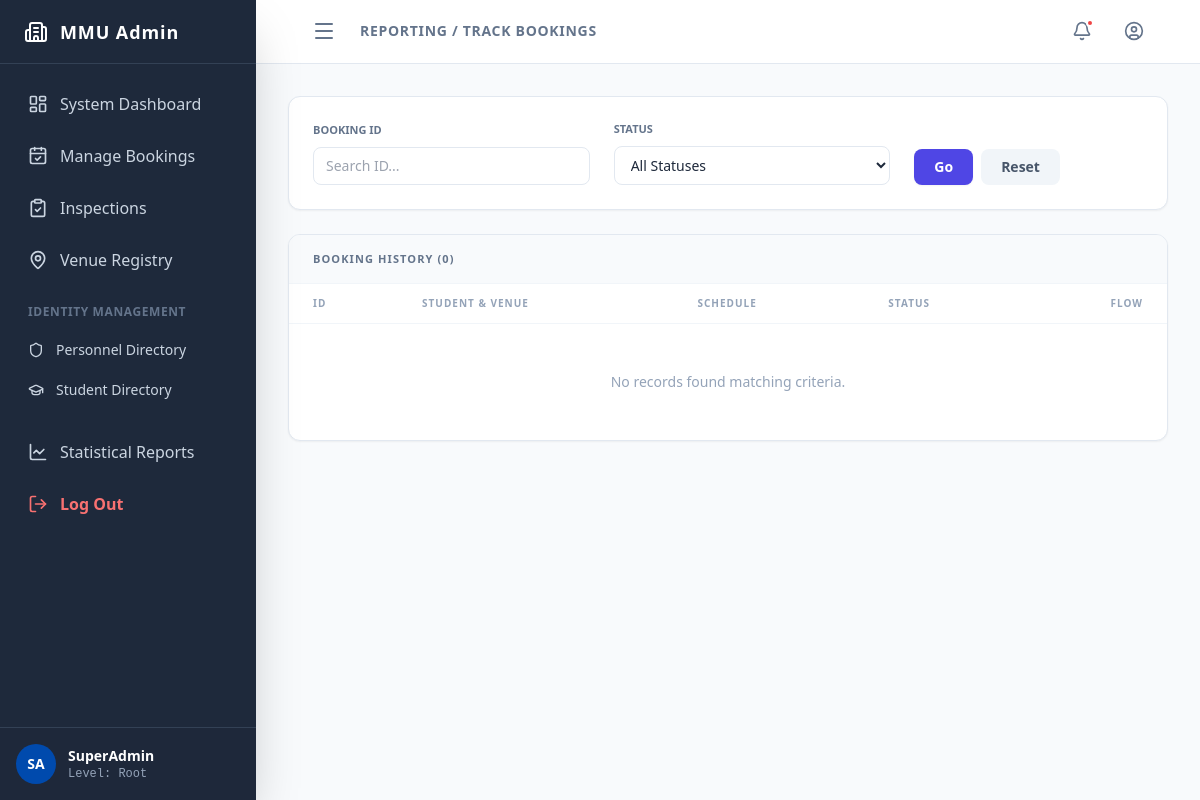
/admin/track_bookings.php (signed in), run on an earlier commit of the app's database.
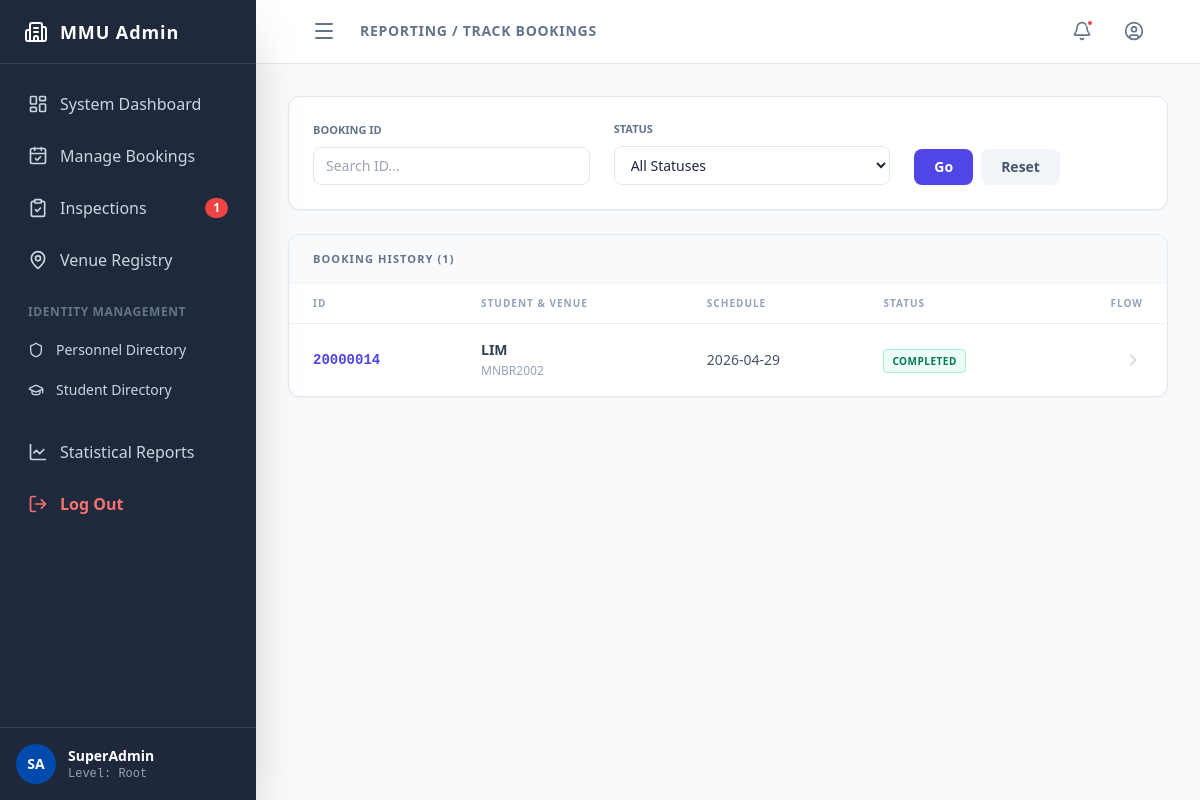
And on a later commit of the database.
### tables this page shows
CREATE TABLE `booking` (
  `bid` int(10) UNSIGNED NOT NULL,
  `uid` varchar(15) NOT NULL,
  `vid` int(10) UNSIGNED NOT NULL,
  `date_booked` date NOT NULL,
  `time_start` time NOT NULL,
  `time_end` time NOT NULL,
  `status` enum('pending','approved','rejected','completed') NOT NULL DEFAULT 'pending',
  `payment_status` enum('unpaid','paid','refunded') NOT NULL DEFAULT 'unpaid',
  `transaction_ref` varchar(50) DEFAULT NULL,
  `purpose` varchar(100) NOT NULL,
  `aid` int(10) UNSIGNED DEFAULT NULL,
  `approve_date` datetime DEFAULT NULL,
  `created_at` timestamp NOT NULL DEFAULT current_timestamp()
);

CREATE TABLE `user` (
  `uid` varchar(15) NOT NULL,
  `username` varchar(50) NOT NULL,
  `email` varchar(100) NOT NULL,
  `password` varchar(255) NOT NULL,
  `phone_num` varchar(20) NOT NULL,
  `created_at` timestamp NOT NULL DEFAULT current_timestamp()
);

CREATE TABLE `venue` (
  `vid` int(10) UNSIGNED NOT NULL,
  `vname` varchar(100) NOT NULL,
  `category` varchar(50) NOT NULL,
  `max_cap` int(10) UNSIGNED NOT NULL,
  `deposit` decimal(10,2) UNSIGNED NOT NULL,
  `status` enum('available','maintenance','booked') NOT NULL DEFAULT 'available',
  `pic` varchar(255) DEFAULT NULL,
  `description` text NOT NULL
);

### admin/track_bookings.php (the view, shortened to what the changed rows need)
<?php
require_once '../config/db.php';
$sql = "SELECT b.bid, b.date_booked, b.status, b.payment_status, u.username, v.vname, b.created_at
        FROM booking b
        JOIN user u ON b.uid = u.uid
        JOIN venue v ON b.vid = v.vid
        WHERE 1=1";
$sql .= " ORDER BY b.created_at DESC";
$result = $conn->query($sql);
?>
<!DOCTYPE html>
<html lang="en">
<head>
    <script src="https://cdn.tailwindcss.com"></script>
    <link rel="stylesheet" href="layout.css?v=1.2">
</head>
<body class="bg-slate-50 text-slate-800 font-sans antialiased h-screen flex overflow-hidden">
    <?php include('../includes/admin_sidebar.php'); ?>
    <main class="flex-1 flex flex-col h-screen overflow-hidden relative bg-slate-50">
        <header class="h-16 glass-panel border-b border-slate-200 flex items-center justify-between px-6 z-10 shrink-0">
            <?php
            $topbar_content = '<h2 class="text-sm font-bold text-slate-500 uppercase tracking-wider">Reporting / Track Bookings</h2>';
            include('../includes/admin_topbar.php');
            ?>
        </header>
        <div class="flex-1 overflow-y-auto p-8 scroll-smooth">
            <div class="bg-white rounded-xl shadow-sm overflow-hidden border border-slate-200">
                <div class="px-6 py-4 border-b border-slate-100 bg-slate-50">
                    <h3 class="text-[11px] font-black text-slate-500 uppercase tracking-widest">Booking History (<?php echo $result->num_rows; ?>)</h3>
                </div>
                <table class="w-full text-left border-collapse">
                    <thead class="bg-white text-[10px] text-slate-400 font-black uppercase tracking-widest border-b border-slate-100">
                        <tr>
                            <th class="px-6 py-3">ID</th>
                            <th class="px-6 py-3">Student & Venue</th>
                            <th class="px-6 py-3">Schedule</th>
                            <th class="px-6 py-3">Status</th>
                            <th class="px-6 py-3 text-right">Flow</th>
                        </tr>
                    </thead>
                    <tbody class="text-sm divide-y divide-slate-50">
                        <?php if ($result && $result->num_rows > 0): ?>
                            <?php while($row = $result->fetch_assoc()): ?>
                            <tr class="hover:bg-indigo-50/50 cursor-pointer transition-colors group" onclick="window.location.href='process_flow.php?bid=<?php echo urlencode($row['bid']); ?>'">
                                <td class="px-6 py-4 font-mono font-bold text-indigo-600"><?php echo $row['bid']; ?></td>
                                <td class="px-6 py-4">
                                    <span class="font-bold text-slate-700 block"><?php echo htmlspecialchars($row['username']); ?></span>
                                    <span class="text-xs text-slate-400"><?php echo htmlspecialchars($row['vname']); ?></span>
                                </td>
                                <td class="px-6 py-4 font-medium text-slate-600"><?php echo $row['date_booked']; ?></td>
                                <td class="px-6 py-4">
                                    <?php
                                    $c = match($row['status']) {
                                        'pending' => 'bg-amber-50 text-amber-700 border-amber-200',
                                        'approved' => 'bg-blue-50 text-blue-700 border-blue-200',
                                        'completed' => 'bg-emerald-50 text-emerald-700 border-emerald-200',
                                        'rejected' => 'bg-red-50 text-red-700 border-red-200',
                                        default => 'bg-slate-100'
                                    };
                                    ?>
                                    <span class="px-2 py-1 border <?php echo $c; ?> rounded text-[10px] font-black uppercase tracking-wider">
                                        <?php echo $row['status']; ?>
                                    </span>
                                </td>
                                <td class="px-6 py-4 text-right text-slate-300 group-hover:text-indigo-600 transition-colors">
                                    <i data-lucide="chevron-right" class="w-5 h-5 ml-auto"></i>
                                </td>
                            </tr>
                            <?php endwhile; ?>
                        <?php else: ?>
                            <tr><td colspan="5" class="px-6 py-12 text-center text-slate-400 font-medium">No records found matching criteria.</td></tr>
                        <?php endif; ?>
                    </tbody>
                </table>
            </div>
        </div>
    </main>
</body>
</html>

### includes/admin_sidebar.php (shortened to what the changed rows need)
<?php
$current_page = basename($_SERVER['PHP_SELF']);
$pending_inspections_count = 0;
if (isset($conn)) {
    $sql_bookings_count = "SELECT COUNT(*) FROM booking WHERE status = 'pending' AND payment_status = 'paid'";
    $res_bookings = $conn->query($sql_bookings_count);
    $sql_inspections_count = "SELECT COUNT(*) FROM booking WHERE status = 'completed' AND payment_status = 'paid'";
    $res_inspections = $conn->query($sql_inspections_count);
    if ($res_inspections) {
        $pending_inspections_count = $res_inspections->fetch_row()[0];
    }
}
?>
<aside id="system-sidebar" class="mmu-sidebar bg-mmu-dark text-white flex flex-col shadow-2xl z-20 shrink-0">
    <nav class="flex-1 overflow-y-auto py-4">
        <ul class="space-y-1 px-3">
            <li>
                <a href="inspections.php" class="nav-item flex items-center px-4 py-3 <?php echo ($current_page == 'inspections.php') ? 'bg-mmu-blue' : 'text-slate-300 hover:bg-slate-800'; ?> rounded-lg transition-colors">
                    <i data-lucide="clipboard-check" class="w-5 h-5 shrink-0"></i>
                    <span class="ml-3 font-medium nav-text">Inspections</span>
                    <?php if ($pending_inspections_count > 0): ?>
                        <span class="ml-auto bg-red-500 text-white text-xs font-bold px-2 py-0.5 rounded-full nav-badge"><?php echo $pending_inspections_count; ?></span>
                    <?php endif; ?>
                </a>
            </li>
        </ul>
    </nav>
</aside>

What changed in the data, as far as the page shows it:
added booking: bid "20000014", uid.username "LIM", vid.vname "MNBR2002", date_booked "2026-04-29", status "COMPLETED"
Also different on the page:
$pending_inspections_count: (not shown) → "1"
$result->num_rows: "0" → "1"
text no longer shown: "No records found matching criteria."
